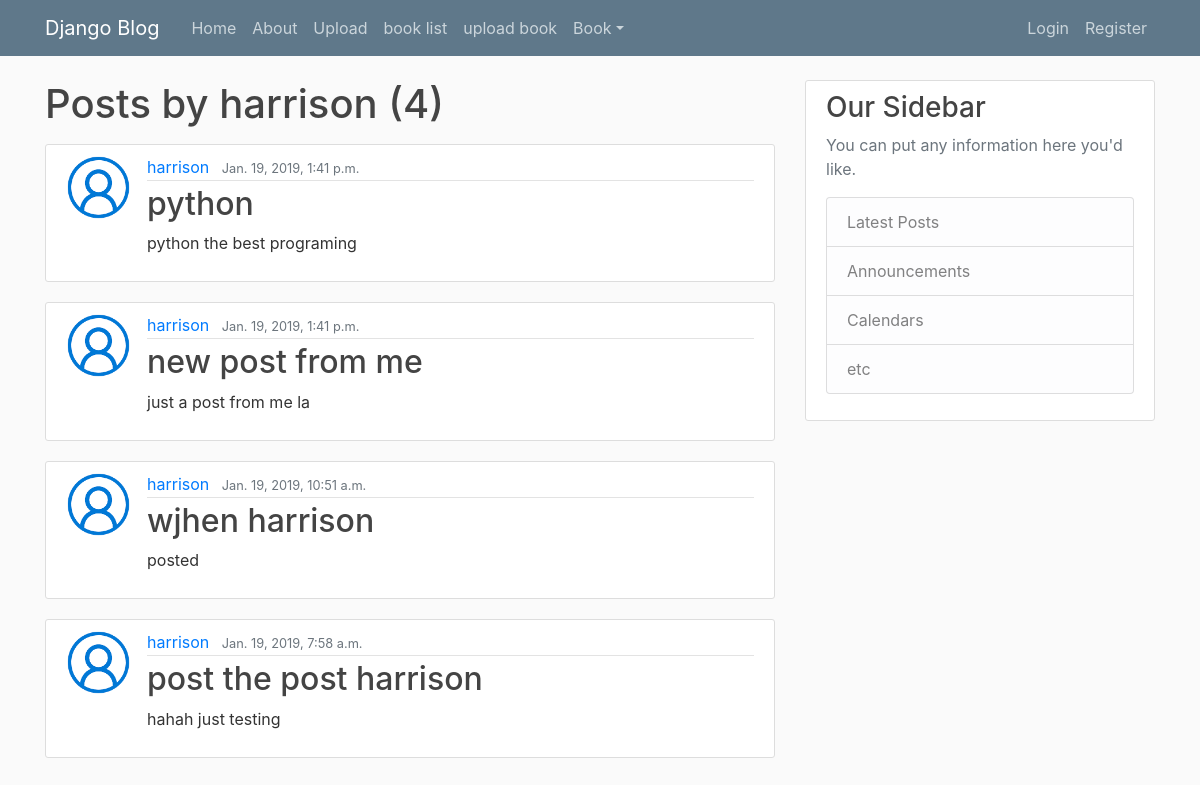
Screenshot of /user/harrison with the database file from the repository.
### blog/models.py (models this page shows, shortened)
class Post(models.Model):
    title = models.CharField(max_length=100)
    content = models.TextField()
    date_posted = models.DateTimeField(default=timezone.now)
    author = models.ForeignKey(User, on_delete=models.CASCADE)

### users/models.py (models this page shows, shortened)
class Profile(models.Model):
    user = models.OneToOneField(User, on_delete=models.CASCADE)
    image = models.ImageField(default='rootian_default_image.png', upload_to='profile_pics')

### blog/views.py (the view)
# urls.py: path('user/<str:username>', UserPostListView.as_view(), name='user-posts'),
class UserPostListView(ListView):
    model = Post
    template_name = 'blog/user_posts.html'
    context_object_name = 'posts'
    paginate_by = 5
    def get_queryset(self):
        user = get_object_or_404(User, username=self.kwargs.get('username'))
        return Post.objects.filter(author=user).order_by('-date_posted')

### blog/templates/blog/user_posts.html (shortened to what this page needs)
{% extends "blog/base.html" %}
{% block content %}
<h1 class="mb-3">Posts by {{ view.kwargs.username }} ({{ page_obj.paginator.count }})</h1>
    {% for post in posts %}
  <article class="media content-section">
    <img class="rounded-circle article-img" src="{{ post.author.profile.image.url }}">
    <div class="media-body">
    <div class="article-metadata">
      <a class="mr-2" href="{% url 'user-posts' post.author.username %}">{{ post.author }}</a>
      <small class="text-muted">{{ post.date_posted }}</small>
    </div>
    <h2><a class="article-title" href="{% url 'post-detail' post.id %}">{{ post.title }}</a></h2>
    <p class="article-content">{{ post.content }}</p>
    </div>
    </article>
    {% endfor %}
{% endblock content %}

### blog/static/blog/main.css (style rules this page uses)
body { background: #fafafa; color: #333333; margin-top: 5rem; }
h1, h2, h3, h4, h5, h6 { color: #444444; }
.content-section { background: #ffffff; padding: 10px 20px; border: 1px solid #dddddd; border-radius: 3px; margin-bottom: 20px; }
.article-title { color: #444444; }
.article-content { white-space: pre-line; }
.article-img { height: 65px; width: 65px; margin-right: 16px; }
.article-metadata { padding-bottom: 1px; margin-bottom: 4px; border-bottom: 1px solid #e3e3e3 }

### rows the page displays
Post: author.profile.image (placeholder picture), author "harrison", date_posted "Jan. 19, 2019, 1:41 p.m.", title "python", content "python the best programing"
Post: author.profile.image (placeholder picture), author "harrison", date_posted "Jan. 19, 2019, 1:41 p.m.", title "new post from me", content "just a post from me la"
Post: author.profile.image (placeholder picture), author "harrison", date_posted "Jan. 19, 2019, 10:51 a.m.", title "wjhen harrison", content "posted"
Post: author.profile.image (placeholder picture), author "harrison", date_posted "Jan. 19, 2019, 7:58 a.m.", title "post the post harrison", content "hahah just testing"

### other values shown
{{ view.kwargs.username }} "harrison"
{{ page_obj.paginator.count }} "4"
